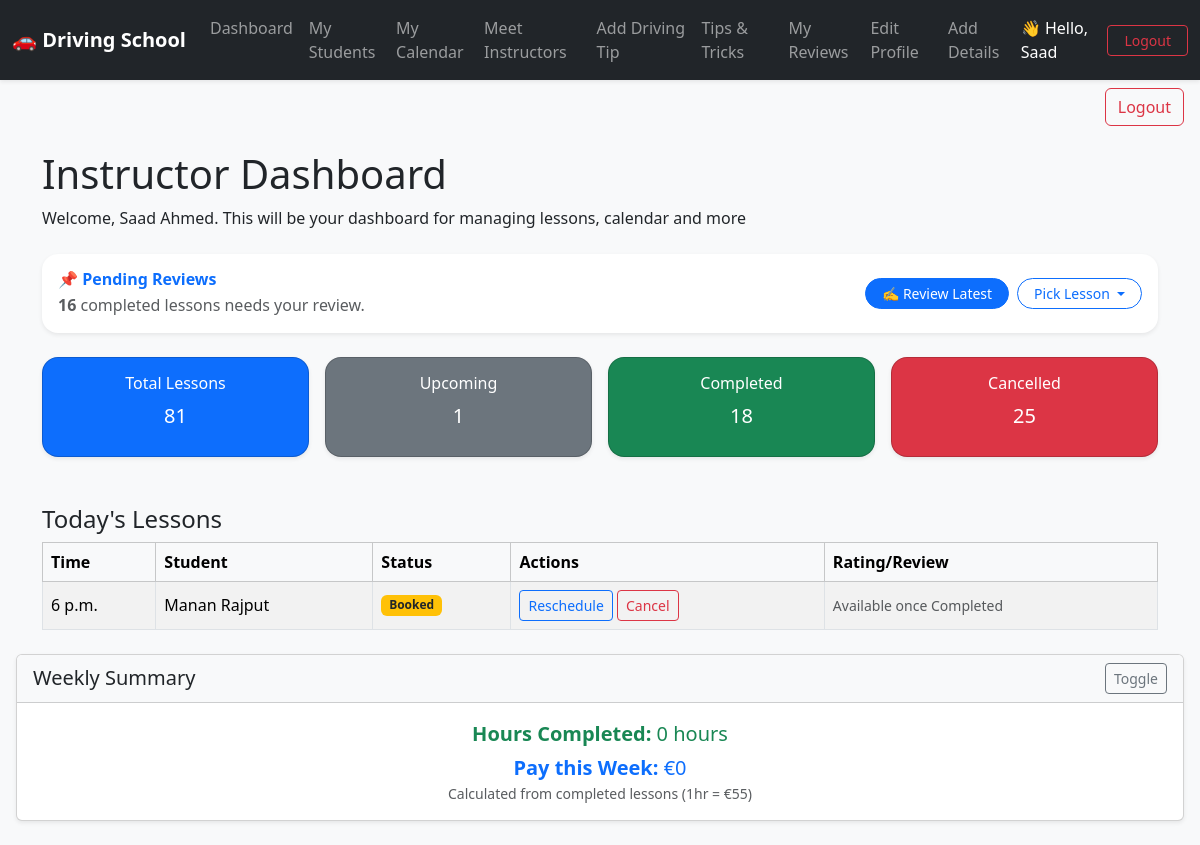
/dashboard/instructor/ (signed in), run on the app's committed database.
### accounts/models.py (models this page shows, shortened)
class CustomUser(AbstractUser):
    ROLE_CHOICES = [
        ('student', 'Student'),
        ('instructor', 'Instructor'),
        ('admin', 'Admin'),
    ]
    role = models.CharField(max_length=20, choices=ROLE_CHOICES)
    phone_number = models.CharField(max_length=20, blank=True, null=True)
    profile_picture = models.ImageField(upload_to="instructors/", blank=True, null=True)
    def get_full_name(self):
        return f"{self.first_name} {self.last_name}".strip()

### bookings/models.py (models this page shows, shortened)
class Booking(models.Model):
    student = models.ForeignKey(CustomUser, on_delete=models.CASCADE, related_name='student_bookings')
    instructor = models.ForeignKey(CustomUser, on_delete=models.CASCADE, related_name='instructor_bookings')
    date = models.DateField()
    time = models.TimeField()
    status = models.CharField(max_length=20, choices=[
        ('booked', 'Booked'),
        ('completed', 'Completed'),
        ('cancelled', 'Cancelled'),
    ], default='booked')
    create_at = models.DateTimeField(auto_now_add=True)

### dashboard/views.py (the view)
# urls.py: path('instructor/', views.instructor_dashboard, name='instructor_dashboard'),
@login_required
def instructor_dashboard(request):
    if request.user.role != 'instructor':
        return render(request, '403.html')
    instructor = request.user
    today = date.today()
    start_of_week = today - timedelta(days=today.weekday()) #Monday
    end_of_week = start_of_week + timedelta(days=6) #Sunday
    weekly_hours = Booking.objects.filter(
        instructor=request.user,
        status='completed',
        date__range=[start_of_week, end_of_week]
    ).count()
    weekly_pay = weekly_hours * 55
    total_bookings = Booking.objects.filter(instructor=instructor).count()
    upcoming_lessons = Booking.objects.filter(instructor=instructor, date__gte=timezone.now().date()).count()
    completed_lessons = Booking.objects.filter(instructor=instructor, status='completed').count()
    cancelled_lessons = Booking.objects.filter(instructor=instructor, status='cancelled').count()
    todays_lessons = Booking.objects.filter(instructor=instructor, date=today).order_by('time')
    pending_reviews = (
        Booking.objects
        .filter(
            instructor=instructor,
            status='completed',
            date__lte=today,
            review__isnull=True
        )
        .order_by('-date', '-time')
    )
    pending_count = pending_reviews.count()
    pending_first = pending_reviews.first()
    return render(request, 'dashboard/instructor_dashboard.html', {
        'total_bookings': total_bookings,
        'upcoming_lessons': upcoming_lessons,
        'completed_lessons': completed_lessons,
        'cancelled_lessons':cancelled_lessons,
        'todays_lessons': todays_lessons,
        'weekly_hours': weekly_hours,
        'weekly_pay': weekly_pay,
        'pending_reviews': pending_reviews,
        'pending_count': pending_count,
        'pending_first': pending_first
    })

### templates/dashboard/instructor_dashboard.html (shortened to what this page needs)
{% include 'dashboard/navbar.html' %}
<div class="d-flex justify-content-end me-3 mt-2">
    <a href="{% url 'logout' %}" class="btn btn-outline-danger">Logout</a>
</div>
<!DOCTYPE html>
<html lang="en">
<head>
    <link rel="stylesheet" href="https://cdn.jsdelivr.net/npm/bootstrap@5.3.3/dist/css/bootstrap.min.css">
</head>
<body class="bg-light">
<div class="container mt-4">
    <h1>Instructor Dashboard</h1>
    <p>Welcome, {{ request.user.get_full_name }}. This will be your dashboard for managing lessons, calendar and more</p>
    {% if pending_count %}
    <div class="card border-0 shadow-sm rounded-4 mt-4">
        <div class="card-body d-flex flex-column flex-md-row justify-content-between align-items-center">
            <div class="mb-2 mb-md-0">
                <h6 class="mb-1 fw-bold text-primary">
                    📌 Pending Reviews
                </h6>
                <p class="mb-0 text-muted">
                    <strong>{{ pending_count }}</strong> completed lesson{{ pending_count|pluralize }}
                    need{{ pending_count|pluralize:"s" }} your review.
                </p>
            </div>
            <div class="d-flex align-items-center">
                {% if pending_reviews.0.status == "completed" %}
                    <a href="{% url 'leave_review' pending_reviews.0.id %}"
                    class="btn btn-sm btn-primary rounded-pill px-3 me-2">
                        ✍️ Review Latest
                    </a>
                {% endif %}
                <div class="dropdown">
                    <button class="btn btn-sm btn-outline-primary rounded-pill dropdown-toggle px-3"
                            type="button" data-bs-toggle="dropdown">
                        Pick Lesson
                    </button>
                </div>
            </div>
        </div>
    </div>
    {% endif %}
</div>
<div class="container mt-4">
    <div class="row g-3">
        <div class="col-6 col-md-3">
            <a href="{% url 'instructor_lessons_list' 'total' %}" class="text-decoration-none">
                <div class="card bg-primary text-white text-center shadow-sm rounded-4 small-card">
                    <div class="card-body">
                        <h6>Total Lessons</h6>
                        <p class="fs-5 mb-0">{{ total_bookings }}</p>
                    </div>
                </div>
            </a>
        </div>
        <div class="col-6 col-md-3">
            <a href="{% url 'instructor_lessons_list' 'upcoming' %}" class="text-decoration-none">
                <div class="card bg-secondary text-white text-center shadow-sm rounded-4 small-card">
                    <div class="card-body">
                        <h6>Upcoming</h6>
                        <p class="fs-5 mb-0">{{ upcoming_lessons }}</p>
                    </div>
                </div>
            </a>
        </div>
        <div class="col-6 col-md-3">
            <a href="{% url 'instructor_lessons_list' 'completed' %}" class="text-decoration-none">
                <div class="card bg-success text-white text-center shadow-sm rounded-4 small-card">
                    <div class="card-body">
                        <h6>Completed</h6>
                        <p class="fs-5 mb-0">{{ completed_lessons }}</p>
                    </div>
                </div>
            </a>
        </div>
        <div class="col-6 col-md-3">
            <a href="{% url 'instructor_lessons_list' 'cancelled' %}" class="text-decoration-none">
                <div class="card bg-danger text-white text-center shadow-sm rounded-4 small-card">
                    <div class="card-body">
                        <h6>Cancelled</h6>
                        <p class="fs-5 mb-0">{{ cancelled_lessons }}</p>
                    </div>
                </div>
            </a>
        </div>
    </div>
</div>
<br/>
<div class="container mt-4">
    <h4>Today's Lessons</h4>
    <table class="table table-bordered table-striped align-middle">
        <thead class="table-light">
            <tr>
                <th>Time</th>
                <th>Student</th>
                <th>Status</th>
                <th>Actions</th>
                <th>Rating/Review</th>
            </tr>
        </thead>
        <tbody>
            {% for lesson in todays_lessons %}
            <tr>
                <td>{{ lesson.time }}</td>
                <td>{{ lesson.student.get_full_name|default:lesson.student.username }}</td>
                <td>
                    <span class="badge
                        {% if lesson.status == 'booked' %} bg-warning text-dark
                        {% elif lesson.status == 'completed' %} bg-success
                        {% elif lesson.status == 'cancelled' %} bg-danger
                        {% else %} bg-secondary{% endif %}">
                        {{ lesson.status|capfirst }}
                    </span>
                </td>
                <td>
                    {% if lesson.status == "completed" %}
                        {% if lesson.reviews.exists %}
                            <span class="text-muted small">Review Added</span>
                            <a href="{% url 'edit_review' lesson.reviews.first.id %}" class="btn btn-sm btn-outline-primary ms-1">Edit</a>
                            <a href="{% url 'delete_review' lesson.reviews.first.id %}" class="btn btn-sm btn-outline-danger ms-1">Delete</a>
                        {% else %}
                            <a href="{% url 'leave_review' lesson.id %}" class="btn btn-sm btn-outline-info">Leave Review</a>
                        {% endif %}
                    {% elif lesson.status == "booked" %}
                        <a href="{% url 'reschedule_booking' lesson.id %}" class="btn btn-sm btn-outline-primary">Reschedule</a>
                        <form method="post" action="{% url 'cancel_booking' lesson.id %}" style="display:inline;">
                            <button class="btn btn-sm btn-outline-danger">Cancel</button>
                        </form>
                    {% endif %}
                </td>
                <td>
                    {% if lesson.status == "completed" %}
                        {% if lesson.review %}
                            <span class="badge bg-light text-dark border">
                                ★ {{ lesson.review.rating }}/5
                            </span>
                        {% else %}
                            <a href="{% url 'leave_review' lesson.id %}" class="btn btn-outline-info btn-sm">
                                Leave Review
                            </a>
                        {% endif %}
                    {% else %}
                        <span class="text-muted small">Available once Completed</span>
                    {% endif %}
                </td>
            </tr>
            {% empty %}
            <tr><td colspan="5" class="text-center text-muted">No lessons today.</td></tr>
            {% endfor %}
        </tbody>
    </table>
</div>
<div class="row mt-4 mb-4 px-3">
    <div class="col-12">
        <div class="card shadow-sm">
            <div class="card-header bg-light d-flex justify-content-between align-items-center">
                <h5 class="mb-0">Weekly Summary</h5>
                <button class="btn btn-sm btn-outline-secondary" type="button" data-bs-toggle="collapse" data-bs-target="#weeklySummaryContent">
                    Toggle
                </button>
            </div>
            <div class="collapse show" id="weeklySummaryContent">
                <div class="card-body text-center">
                    <p class="fs-5 text-success mb-1">
                        <strong>Hours Completed:</strong> {{ weekly_hours }} hour{{ weekly_hours|pluralize }}
                    </p>
                    <p class="fs-5 text-primary mb-0">
                        <strong>Pay this Week:</strong> €{{ weekly_pay }}
                    </p>
                    <small class="text-muted">Calculated from completed lessons (1hr = €55)</small>
                </div>
            </div>
        </div>
    </div>
</div>
</body>
</html>

### templates/dashboard/navbar.html (shortened to what this page needs)
<nav class="navbar navbar-expand-lg navbar-dark bg-dark shadow-sm">
  <div class="container-fluid">
    <a class="navbar-brand fw-bold" href="#">
      🚗 Driving School
    </a>
    <div class="collapse navbar-collapse" id="navbarNav">
      <ul class="navbar-nav me-auto">
        {% if user.is_authenticated %}
          {% if user.role == 'student' %}
            <li class="nav-item"><a class="nav-link" href="{% url 'student_dashboard' %}">Dashboard</a></li>
            <li class="nav-item"><a class="nav-link" href="{% url 'book_lesson' %}">Book Lesson</a></li>
            <li class="nav-item"><a class="nav-link" href="{% url 'calendar_view' %}">My Calendar</a></li>
            <li class="nav-item"><a class="nav-link" href="{% url 'student_profile' %}">My Profile</a></li>
            <li class="nav-item"><a class="nav-link" href="{% url 'meet_instructors' %}">Meet Instructors</a></li>
            <li class="nav-item"><a class="nav-link" href="{% url 'list_tips' %}">Tips & Tricks</a></li>
            <li class="nav-item"><a class="nav-link" href="{% url 'student_reviews' %}">My Reviews</a></li>
          {% elif user.role == 'instructor' %}
            <li class="nav-item"><a class="nav-link" href="{% url 'instructor_dashboard' %}">Dashboard</a></li>
            <li class="nav-item"><a class="nav-link" href="{% url 'instructor_students_list' %}">My Students</a></li>
            <li class="nav-item"><a class="nav-link" href="{% url 'instructor_calendar' %}">My Calendar</a></li>
            <li class="nav-item"><a class="nav-link" href="{% url 'meet_instructors' %}">Meet Instructors</a></li>
            <li class="nav-item"><a class="nav-link" href="{% url 'add_tip' %}">Add Driving Tip</a></li>
            <li class="nav-item"><a class="nav-link" href="{% url 'list_tips' %}">Tips & Tricks</a></li>
            <li class="nav-item"><a class="nav-link" href="{% url 'my_reviews' %}">My Reviews</a></li>
            <li class="nav-item"><a class="nav-link" href="{% url 'edit_instructor_profile' %}">Edit Profile</a></li>
            <li class="nav-item"><a class="nav-link" href="{% url 'add_instructor_details' %}">Add Details</a></li>
          {% endif %}
        {% endif %}
      </ul>
      <br>
      <ul class="navbar-nav ms-auto align-items-center">
        {% if user.is_authenticated %}
          <li class="nav-item">
            <span class="navbar-text text-white me-3">
              👋 Hello, {{ user.first_name }}
            </span>
          </li>
          <li class="nav-item">
            <a class="btn btn-sm btn-outline-danger px-3" href="{% url 'logout' %}">
              Logout
            </a>
          </li>
        {% else %}
          <li class="nav-item"><a class="btn btn-sm btn-outline-light px-3" href="{% url 'login' %}">Login</a></li>
        {% endif %}
      </ul>
    </div>
  </div>
</nav>

### templates/dashboard/instructor_dashboard.html (style rules this page uses)
.small-card { height: 100px; transition: transform 0.2s; }

### data on the page
CustomUser: first_name "Saad", user.get_full_name "Saad Ahmed"
Booking: time "6 p.m.", student.get_full_name "Manan Rajput", status "Booked", shows "Reschedule", shows "Available once Completed"

### other printed values
{{ pending_count }} "16"
{{ total_bookings }} "81"
{{ upcoming_lessons }} "1"
{{ completed_lessons }} "18"
{{ cancelled_lessons }} "25"
{{ weekly_hours }} "0"
{{ weekly_pay }} "0"
